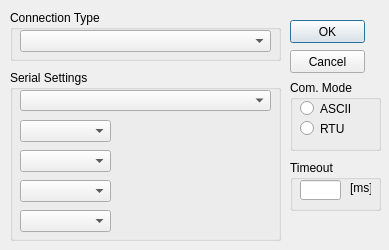
<?xml version="1.0" encoding="UTF-8"?>
<ui version="4.0">
 <class>SetupDialog</class>
 <widget class="QDialog" name="SetupDialog">
  <property name="geometry">
   <rect>
    <x>0</x>
    <y>0</y>
    <width>389</width>
    <height>250</height>
   </rect>
  </property>
  <property name="windowTitle">
   <string>Dialog</string>
  </property>
  <widget class="QGroupBox" name="groupBox">
   <property name="geometry">
    <rect>
     <x>10</x>
     <y>10</y>
     <width>271</width>
     <height>51</height>
    </rect>
   </property>
   <property name="title">
    <string>Connection Type</string>
   </property>
   <widget class="QComboBox" name="ConnectionTypecomboBox">
    <property name="geometry">
     <rect>
      <x>10</x>
      <y>20</y>
      <width>251</width>
      <height>22</height>
     </rect>
    </property>
   </widget>
  </widget>
  <widget class="QGroupBox" name="groupBox_2">
   <property name="geometry">
    <rect>
     <x>10</x>
     <y>70</y>
     <width>271</width>
     <height>171</height>
    </rect>
   </property>
   <property name="title">
    <string>Serial Settings</string>
   </property>
   <widget class="QComboBox" name="ComPortcomboBox">
    <property name="geometry">
     <rect>
      <x>10</x>
      <y>20</y>
      <width>251</width>
      <height>21</height>
     </rect>
    </property>
   </widget>
   <widget class="QComboBox" name="BaudcomboBox">
    <property name="geometry">
     <rect>
      <x>10</x>
      <y>50</y>
      <width>91</width>
      <height>22</height>
     </rect>
    </property>
   </widget>
   <widget class="QComboBox" name="DataBitscomboBox">
    <property name="geometry">
     <rect>
      <x>10</x>
      <y>80</y>
      <width>91</width>
      <height>22</height>
     </rect>
    </property>
   </widget>
   <widget class="QComboBox" name="ParitycomboBox">
    <property name="geometry">
     <rect>
      <x>10</x>
      <y>110</y>
      <width>91</width>
      <height>22</height>
     </rect>
    </property>
   </widget>
   <widget class="QComboBox" name="StopBitcomboBox">
    <property name="geometry">
     <rect>
      <x>10</x>
      <y>140</y>
      <width>91</width>
      <height>22</height>
     </rect>
    </property>
   </widget>
  </widget>
  <widget class="QGroupBox" name="groupBox_3">
   <property name="geometry">
    <rect>
     <x>290</x>
     <y>80</y>
     <width>91</width>
     <height>71</height>
    </rect>
   </property>
   <property name="title">
    <string>Com. Mode</string>
   </property>
   <widget class="QRadioButton" name="ASCIIradioButton">
    <property name="geometry">
     <rect>
      <x>10</x>
      <y>20</y>
      <width>51</width>
      <height>17</height>
     </rect>
    </property>
    <property name="text">
     <string>ASCII</string>
    </property>
   </widget>
   <widget class="QRadioButton" name="RTUradioButton">
    <property name="geometry">
     <rect>
      <x>10</x>
      <y>40</y>
      <width>61</width>
      <height>17</height>
     </rect>
    </property>
    <property name="text">
     <string>RTU</string>
    </property>
   </widget>
  </widget>
  <widget class="QGroupBox" name="groupBox_4">
   <property name="geometry">
    <rect>
     <x>290</x>
     <y>160</y>
     <width>91</width>
     <height>51</height>
    </rect>
   </property>
   <property name="title">
    <string>Timeout</string>
   </property>
   <widget class="QLineEdit" name="TimeoutlineEdit">
    <property name="geometry">
     <rect>
      <x>10</x>
      <y>20</y>
      <width>41</width>
      <height>20</height>
     </rect>
    </property>
   </widget>
   <widget class="QLabel" name="label">
    <property name="geometry">
     <rect>
      <x>60</x>
      <y>20</y>
      <width>21</width>
      <height>16</height>
     </rect>
    </property>
    <property name="text">
     <string>[ms]</string>
    </property>
   </widget>
  </widget>
  <widget class="QPushButton" name="pushButton">
   <property name="geometry">
    <rect>
     <x>290</x>
     <y>20</y>
     <width>75</width>
     <height>23</height>
    </rect>
   </property>
   <property name="text">
    <string>OK</string>
   </property>
  </widget>
  <widget class="QPushButton" name="CancelpushButton">
   <property name="geometry">
    <rect>
     <x>290</x>
     <y>50</y>
     <width>75</width>
     <height>23</height>
    </rect>
   </property>
   <property name="text">
    <string>Cancel</string>
   </property>
  </widget>
 </widget>
 <resources/>
 <connections/>
</ui>
